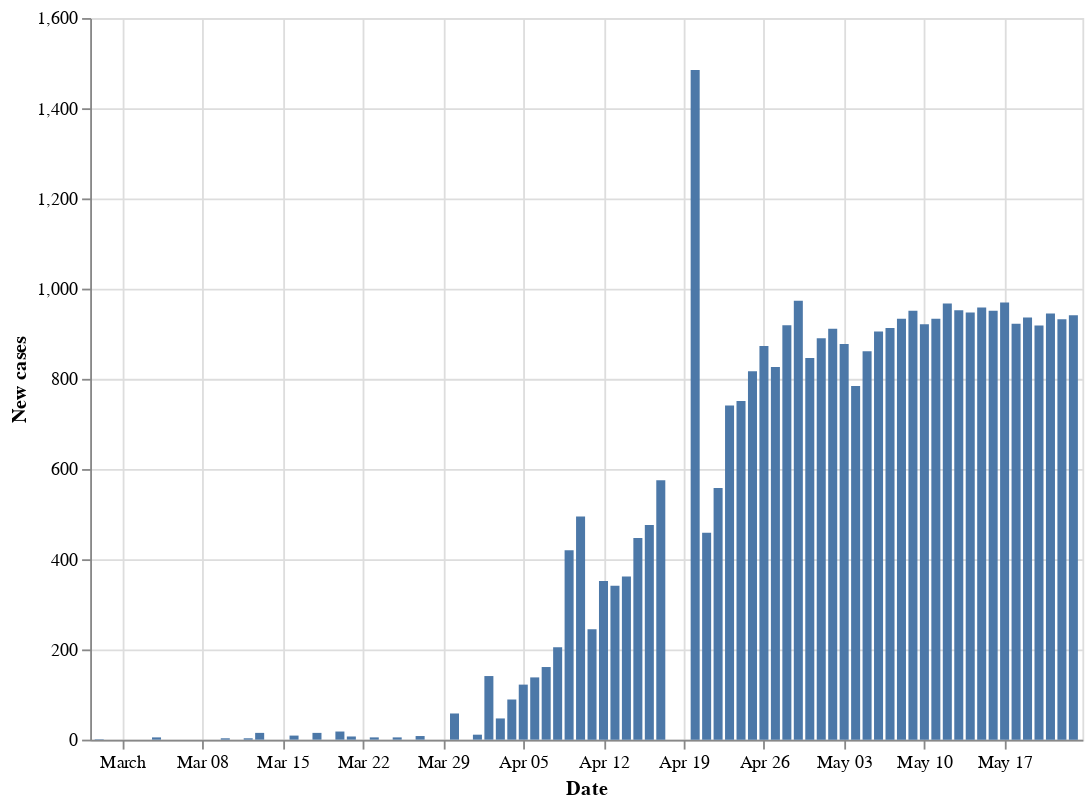

The cell this chart's notebook holds for it:
### Markdown cell above
### New cases

### Code cell
new_cases_growth = confirmed_cases.copy()
new_cases_growth['total_cases'] = new_cases_growth['total_cases'].diff()
new_cases_growth = new_cases_growth[new_cases_growth['total_cases'] > 0]

alt.Chart(new_cases_growth).mark_bar().encode(
    x=alt.X('date:T', title='Date'),
    y=alt.Y('total_cases:Q', title='New cases'),
).properties(**default_chart_properties)

### Figure 1 — Vega-Lite specification as saved in the notebook (floating-point values rounded to 4 significant figures)
{"config": {"view": {"continuousWidth": 400, "continuousHeight": 300}}, "data": {"name": "data-eef3f80c0f6ea2007934d179007f61a8"}, "mark": "bar", "encoding": {"x": {"type": "temporal", "field": "date", "title": "Date"}, "y": {"type": "quantitative", "field": "total_cases", "title": "New cases"}}, "height": 400, "width": 550, "$schema": "https://vega.github.io/schema/vega-lite/v4.8.1.json", "datasets": {"data-eef3f80c0f6ea2007934d179007f61a8": [{"date": "2020-02-28T00:00:00", "total_cases": 1.0}, {"date": "2020-03-04T00:00:00", "total_cases": 5.0}, {"date": "2020-03-10T00:00:00", "total_cases": 3.0}, {"date": "2020-03-12T00:00:00", "total_cases": 3.0}, {"date": "2020-03-13T00:00:00", "total_cases": 15.0}, {"date": "2020-03-16T00:00:00", "total_cases": 9.0}, {"date": "2020-03-18T00:00:00", "total_cases": 15.0}, {"date": "2020-03-20T00:00:00", "total_cases": 18.0}, {"date": "2020-03-21T00:00:00", "total_cases": 7.0}, {"date": "2020-03-23T00:00:00", "total_cases": 5.0}, {"date": "2020-03-25T00:00:00", "total_cases": 5.0}, {"date": "2020-03-27T00:00:00", "total_cases": 8.0}, {"date": "2020-03-30T00:00:00", "total_cases": 58.0}, {"date": "2020-04-01T00:00:00", "total_cases": 11.0}, {"date": "2020-04-02T00:00:00", "total_cases": 141.0}, {"date": "2020-04-03T00:00:00", "total_cases": 47.0}, {"date": "2020-04-04T00:00:00", "total_cases": 89.0}, {"date": "2020-04-05T00:00:00", "total_cases": 122.0}, {"date": "2020-04-06T00:00:00", "total_cases": 138.0}, {"date": "2020-04-07T00:00:00", "total_cases": 161.0}, {"date": "2020-04-08T00:00:00", "total_cases": 205.0}, {"date": "2020-04-09T00:00:00", "total_cases": 420.0}, {"date": "2020-04-10T00:00:00", "total_cases": 495.0}, {"date": "2020-04-11T00:00:00", "total_cases": 245.0}, {"date": "2020-04-12T00:00:00", "total_cases": 352.0}, {"date": "2020-04-13T00:00:00", "total_cases": 341.0}, {"date": "2020-04-14T00:00:00", "total_cases": 362.0}, {"date": "2020-04-15T00:00:00", "total_cases": 447.0}, {"date": "2020-04-16T00:00:00", "total_cases": 476.0}, {"date": "2020-04-17T00:00:00", "total_cases": 575.0}, {"date": "2020-04-20T00:00:00", "total_cases": 1485.0}, {"date": "2020-04-21T00:00:00", "total_cases": 459.0}, {"date": "2020-04-22T00:00:00", "total_cases": 558.0}, {"date": "2020-04-23T00:00:00", "total_cases": 741.0}, {"date": "2020-04-24T00:00:00", "total_cases": 751.0}, {"date": "2020-04-25T00:00:00", "total_cases": 817.0}, {"date": "2020-04-26T00:00:00", "total_cases": 873.0}, {"date": "2020-04-27T00:00:00", "total_cases": 826.0}, {"date": "2020-04-28T00:00:00", "total_cases": 919.0}, {"date": "2020-04-29T00:00:00", "total_cases": 973.0}, {"date": "2020-04-30T00:00:00", "total_cases": 846.0}, {"date": "2020-05-01T00:00:00", "total_cases": 890.0}, {"date": "2020-05-02T00:00:00", "total_cases": 911.0}, {"date": "2020-05-03T00:00:00", "total_cases": 877.0}, {"date": "2020-05-04T00:00:00", "total_cases": 784.0}, {"date": "2020-05-05T00:00:00", "total_cases": 861.0}, {"date": "2020-05-06T00:00:00", "total_cases": 905.0}, {"date": "2020-05-07T00:00:00", "total_cases": 913.0}, {"date": "2020-05-08T00:00:00", "total_cases": 933.0}, {"date": "2020-05-09T00:00:00", "total_cases": 951.0}, {"date": "2020-05-10T00:00:00", "total_cases": 921.0}, {"date": "2020-05-11T00:00:00", "total_cases": 933.0}, {"date": "2020-05-12T00:00:00", "total_cases": 967.0}, {"date": "2020-05-13T00:00:00", "total_cases": 952.0}, {"date": "2020-05-14T00:00:00", "total_cases": 947.0}, {"date": "2020-05-15T00:00:00", "total_cases": 958.0}, {"date": "2020-05-16T00:00:00", "total_cases": 951.0}, {"date": "2020-05-17T00:00:00", "total_cases": 969.0}, {"date": "2020-05-18T00:00:00", "total_cases": 922.0}, {"date": "2020-05-19T00:00:00", "total_cases": 936.0}, {"date": "2020-05-20T00:00:00", "total_cases": 918.0}, {"date": "2020-05-21T00:00:00", "total_cases": 945.0}, {"date": "2020-05-22T00:00:00", "total_cases": 932.0}, {"date": "2020-05-23T00:00:00", "total_cases": 941.0}]}}
